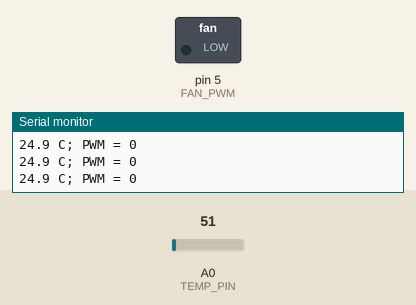
A sketch run on a simulated Arduino Uno, built with avr-gcc and run on an emulated ATmega328P. On the bench: switched loads named in the sketch (green lamp = pin HIGH), the last lines printed to the serial monitor. The test bench sets the inputs (shaded band); at power-on: A0 (TEMP_PIN) = 51.

Above: at 1.8 s.
1.9 s: A0 (TEMP_PIN) set to 61
At 2.7 s:
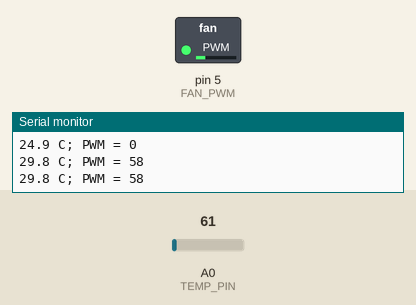
3.5 s: A0 (TEMP_PIN) set to 71
At 3.8 s:
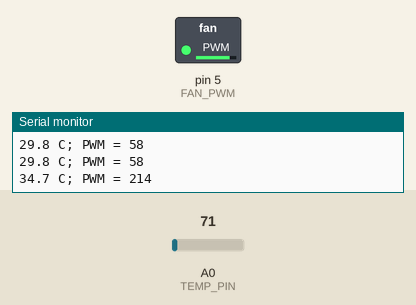
Timing chart, 0 to 6.5 s (numbered marks = the images above; inputs shaded):
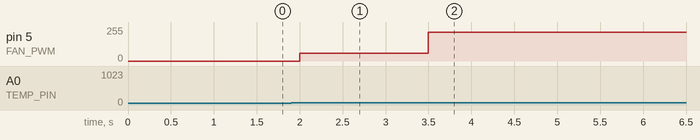

Measured:
- after the input at 1.9 s, pin 5 (FAN_PWM): 0/255 → 58/255 after 0.10 s
- after the input at 3.5 s, pin 5 (FAN_PWM): 58/255 → 214/255 at once

The sketch:

Arduino_Lesson_19.ino
```cpp
const byte TEMP_PIN = A0, FAN_PWM = 5;
const float setpoint = 28.0f;
const float Kp = 32.0f;
unsigned long lastSample = 0;
void setup() {
  pinMode(FAN_PWM, OUTPUT);
  Serial.begin(9600);
}
void loop() {
  if (millis() - lastSample >= 500UL) {
    lastSample = millis();
    int raw = analogRead(TEMP_PIN);
    float tempC = raw * (5.0f / 1023.0f) * 100.0f;
    int pwm = constrain((int)((tempC - setpoint) * Kp), 0, 255);
    analogWrite(FAN_PWM, pwm);
    Serial.print(tempC, 1);
    Serial.print(" C; PWM = "); Serial.println(pwm);
  }
}
```
